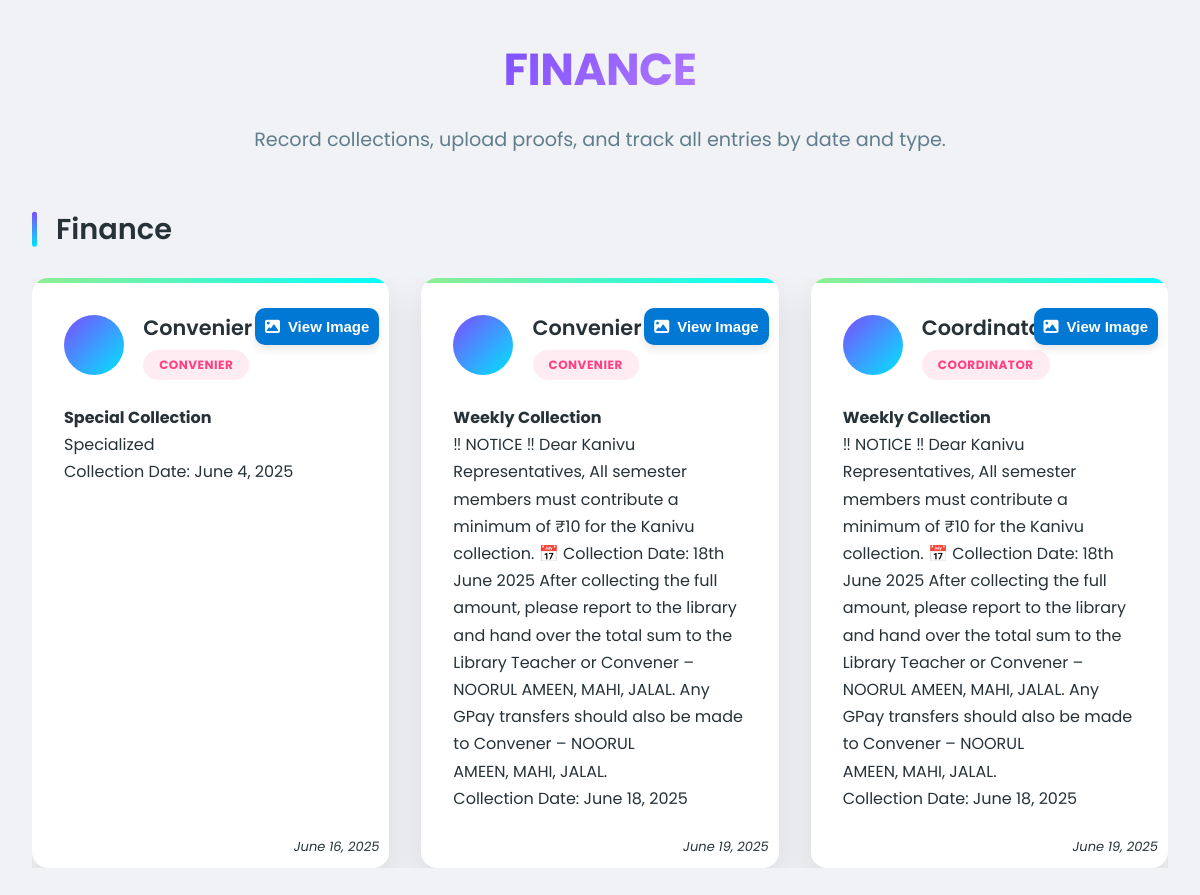
/dashboard/finance/ (signed in), run on an earlier commit of the app's database.
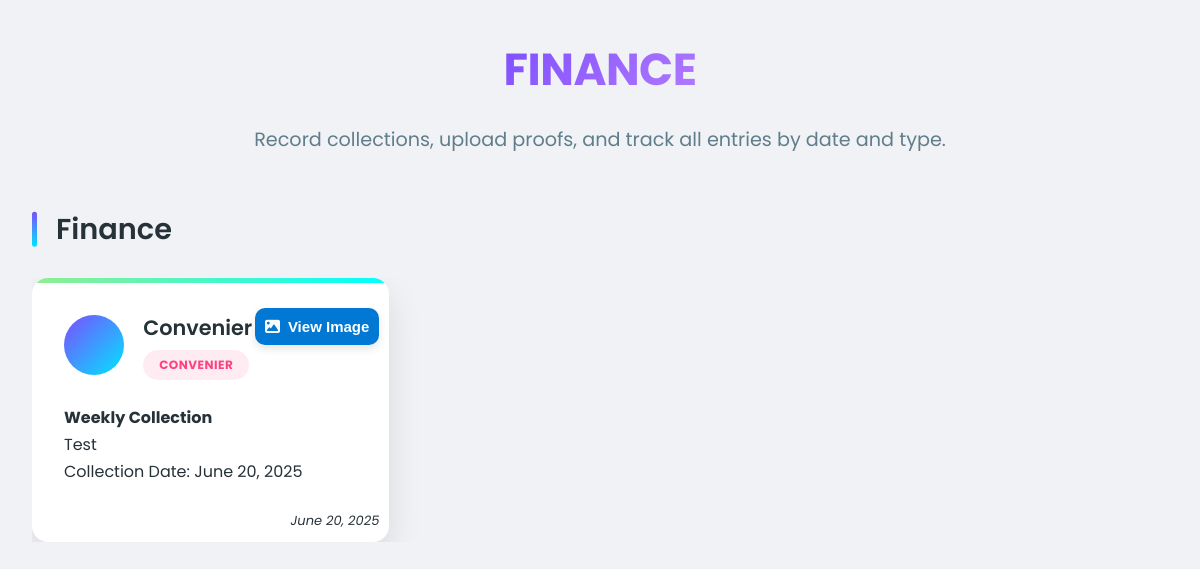
And on a later commit of the database.
### dashboard/models.py (models this page shows, shortened)
class FinanceModel(models.Model):
    COLLECTION_TYPE_CHOICES=(
        ("Weekly Collection","Weekly Collection"),
        ("Monthly Collection","Monthly Collection"),
        ("Special Collection","Special Collection"),
    )
    user=models.ForeignKey(User,on_delete=models.CASCADE)
    collection_type=models.CharField(choices=COLLECTION_TYPE_CHOICES)
    description=models.TextField()
    collection_date=models.DateField()
    announced_date=models.DateField(auto_now_add=True)
    image=models.ImageField(upload_to="finance/")

### users/models.py (models this page shows, shortened)
class UserProfile(models.Model):
    GENDER_CHOICE=(
        ("","Select the gender"),
        ("male","male"),
        ("female","female"),
    )
    ROLE_CHOICE=(
        ("public_user","public_user"),
        ("member","member"),
        ("coordinator","coordinator"),
        ("convenier","convenier"),
    )
    user=models.OneToOneField(User,on_delete=models.CASCADE)
    phone_number=models.CharField(max_length=10,null=True,blank=True)
    role=models.CharField(max_length=20,choices=ROLE_CHOICE,default="public_user")
    gender=models.CharField(max_length=10,choices=GENDER_CHOICE,null=True,blank=True)
    address=models.TextField(null=True,blank=True)
    created_at=models.DateTimeField(auto_now_add=True)
    photo=models.ImageField(upload_to="profile_pics/",null=True,blank=True)

### dashboard/views.py (the view)
# urls.py: path("finance/",views.Finance,name="finance"),
@login_required(login_url="users:login")
def Finance(req):
    if (req.method=="POST"):
        form=financeModelForm(req.POST,req.FILES)
        if form.is_valid():
            finance=form.save(commit=False)
            finance.user=req.user
            finance.save()
            ft=form.cleaned_data.get("collection_type")
            return JsonResponse({
                "status":"success",
                "title":"Finance updated.",
                "message":f"Your {ft} collection is successfully submitted"
            })
        else:
            errors=form_errors(form)
            return JsonResponse({
                "status":"error",
                "title":"An error occured",
                "message":errors
            })
    else:
        form=financeModelForm()
        finance=FinanceModel.objects.all()
        cntx={
            "form":form,
            "finance":finance
        }
        return render(req,"dashboard/finance.html",context=cntx)

### templates/dashboard/finance.html (shortened to what this page needs)
<!DOCTYPE html>
<html lang="en">
    {% load static %}
<head>
     <link rel="stylesheet" href="https://cdnjs.cloudflare.com/ajax/libs/font-awesome/6.5.0/css/all.min.css">
</head>
<body>
    <div class="container">
        <header>
            <h1>FINANCE</h1>
            <p class="subtitle">Record collections, upload proofs, and track all entries by date and type.</p>
        </header>
        {% if finance %}
            <div class="section-header">
                <h2 class="section-title">Finance</h2>
            </div>
            <div class="user-grid">
                {% for i in finance %}
                <div class="user-card">
                    <div class="user-header">
                        <div class="user-avatar"></div>
                        <div class="user-info">
                            <div class="user-name">{{ i.user.username }}</div>
                            <span class="user-role role-coordinator">{{i.user.userprofile.role}}</span>
                        </div>
                    </div>
                    <div class="user-details">
                        <b>{{i.collection_type}}</b>
                        <p>{{i.description}}</p>
                        <p>Collection Date: {{i.collection_date}}</p>
                        <i class="time">{{i.announced_date}}</i>
                    </div>
                    <button class="custom-btn btn-view-img" data-img="{{i.image.url}}" type="button" onclick="viewImage(this)">
                        <i class="fas fa-image"></i> View Image
                    </button>
                </div>
                {% endfor %}
            </div>
        {% endif %}
    </div>
</body>
</html>

What changed in the data, as far as the page shows it:
removed FinanceModel: user.username "Convenier", user.userprofile.role "CONVENIER", collection_type "Special Collection", description "Specialized", collection_date "June 4, 2025", announced_date "June 16, 2025"
removed FinanceModel: user.username "Convenier", user.userprofile.role "CONVENIER", collection_type "Weekly Collection", description "‼ NOTICE ‼ Dear Kanivu Representatives, All semester members must contribute a minimum of ₹10 for the Kanivu collection. 📅 Collection Date: 18th June 2025 After collecting the full amount, please report to the library and hand over the total sum to the Library Teacher or Convener – NOORUL AMEEN, MAHI, JALAL. Any GPay transfers should also be made to Convener – NOORUL AMEEN, MAHI, JALAL.", collection_date "June 18, 2025", announced_date "June 19, 2025"
removed FinanceModel: user.username "Coordinator", user.userprofile.role "COORDINATOR", collection_type "Weekly Collection", description "‼ NOTICE ‼ Dear Kanivu Representatives, All semester members must contribute a minimum of ₹10 for the Kanivu collection. 📅 Collection Date: 18th June 2025 After collecting the full amount, please report to the library and hand over the total sum to the Library Teacher or Convener – NOORUL AMEEN, MAHI, JALAL. Any GPay transfers should also be made to Convener – NOORUL AMEEN, MAHI, JALAL.", collection_date "June 18, 2025", announced_date "June 19, 2025"
added FinanceModel: user.username "Convenier", user.userprofile.role "CONVENIER", collection_type "Weekly Collection", description "Test", collection_date "June 20, 2025", announced_date "June 20, 2025"
